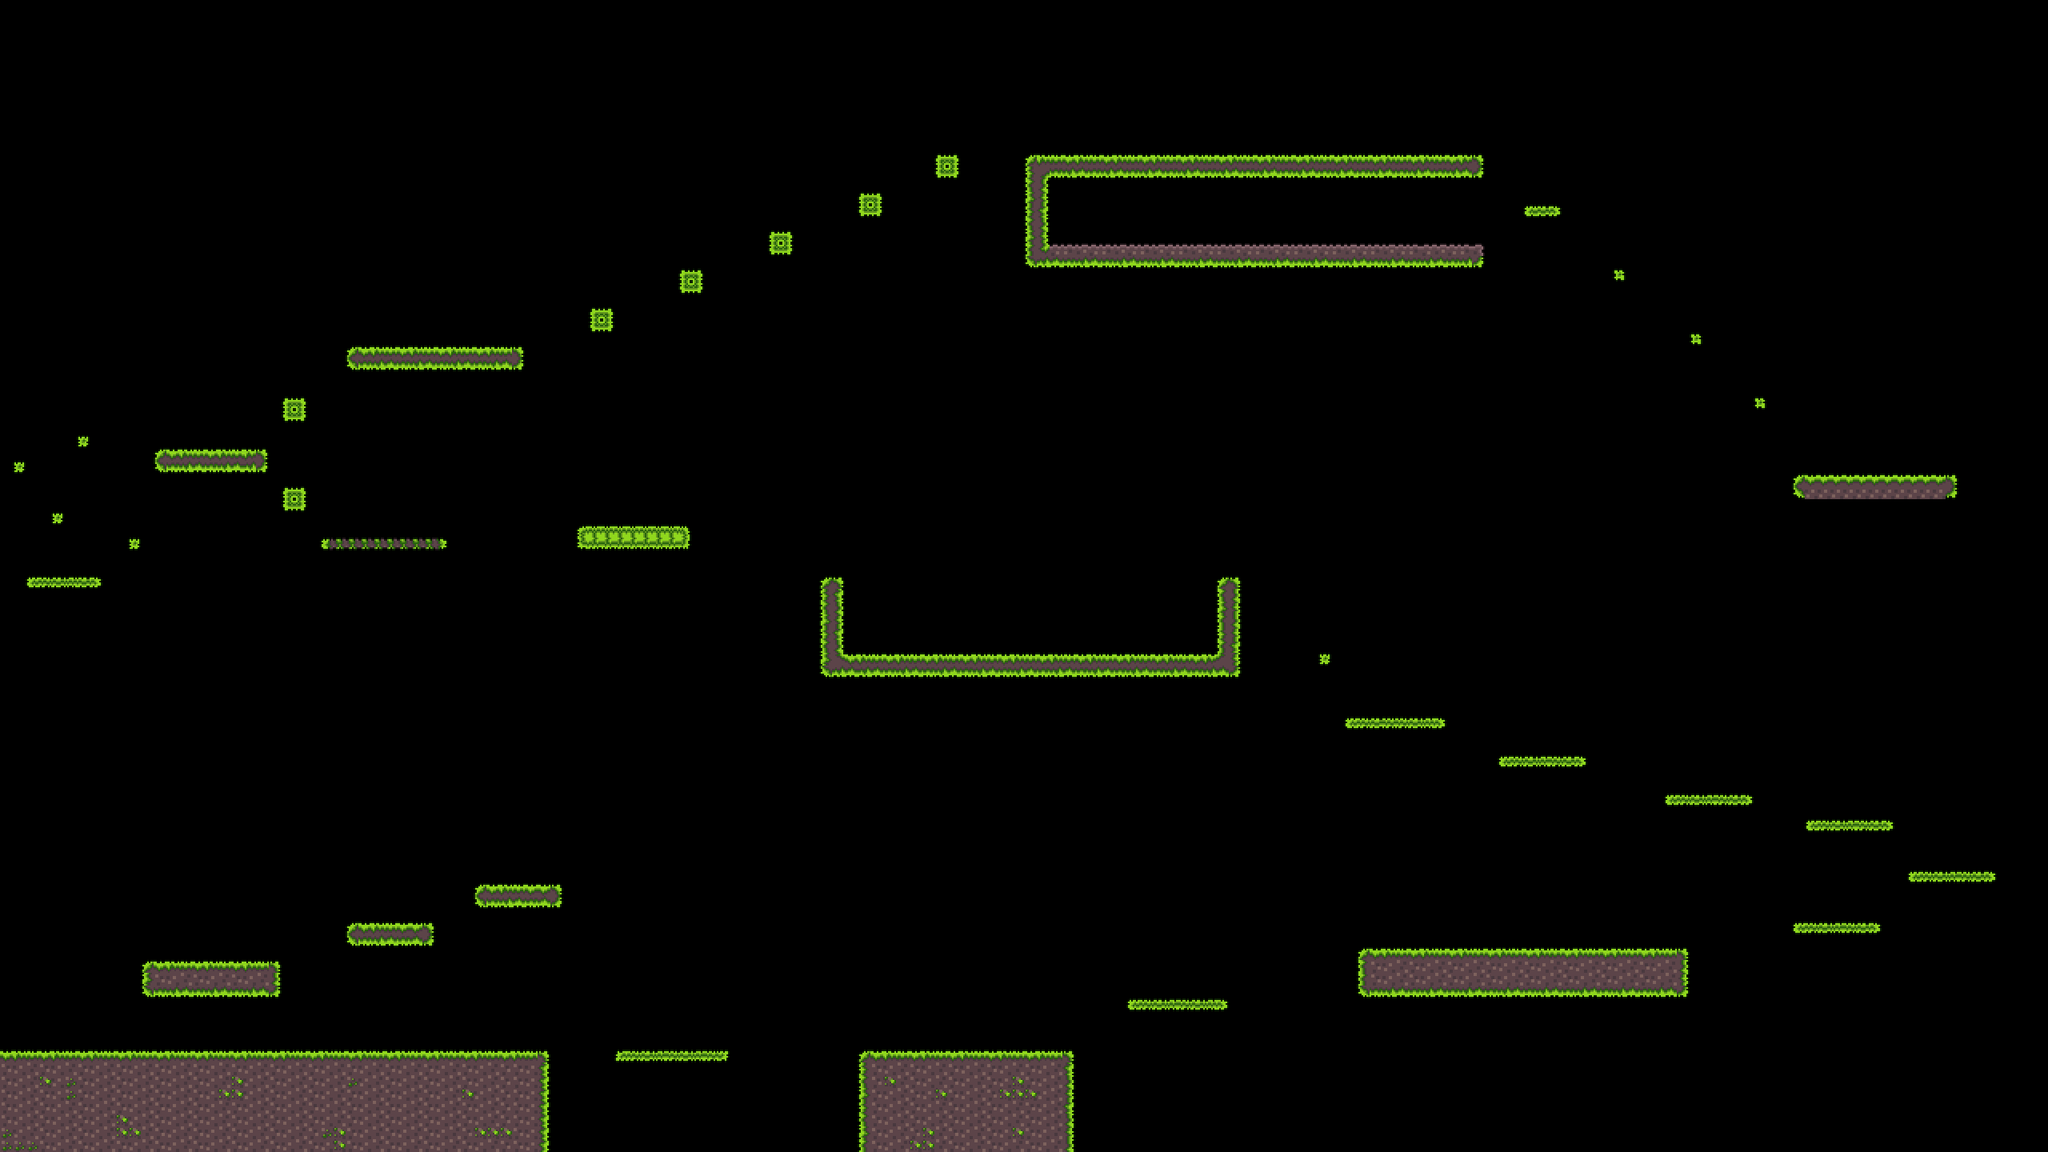

Below is a game level as drawn by its tile map, then a one-line description and the .tmx that defines it (tile-layer data replaced by summaries):
An orthogonal 160x90 tile map with 16x16 px tiles, 1 tile layer (Ground2), 2 tilesets and 43 objects (42x collision, player).

<map version="1.5" tiledversion="1.6.0" orientation="orthogonal" renderorder="right-down" width="160" height="90" tilewidth="16" tileheight="16" infinite="0" nextlayerid="29" nextobjectid="73">
 <editorsettings>
  <export target="Level1.tmx" format="tmx" />
 </editorsettings>
 <tileset firstgid="1" source="Tiles_60.tsx" />
 <tileset firstgid="353" source="Tiles_59.tsx" />
 <layer id="6" name="Ground2" width="160" height="90">
  <data>[14400 cells, 1094 non-empty, 51 distinct tile ids]</data>
 </layer>
 <objectgroup id="28" name="collision" visible="0">
  <object id="22" name="collision" x="176" y="1200" width="176" height="48" />
  <object id="26" name="collision" x="0" y="1312" width="688" height="128" />
  <object id="27" name="collision" x="432" y="1152" width="112" height="32" />
  <object id="28" name="collision" x="592" y="1104" width="112" height="32" />
  <object id="29" name="collision" x="768" y="1312" width="144" height="16" />
  <object id="30" name="collision" x="1072" y="1312" width="272" height="128" />
  <object id="31" name="collision" x="1408" y="1248" width="128" height="16" />
  <object id="32" name="collision" x="1696" y="1184" width="416" height="64" />
  <object id="33" name="collision" x="2240" y="1152" width="112" height="16" />
  <object id="34" name="collision" x="2384" y="1088" width="112" height="16" />
  <object id="35" name="collision" x="2256" y="1024" width="112" height="16" />
  <object id="36" name="collision" x="2080" y="992" width="112" height="16" />
  <object id="37" name="collision" x="1872" y="944" width="112" height="16" />
  <object id="38" name="collision" x="1680" y="896" width="128" height="16" />
  <object id="39" name="collision" x="1648" y="816" width="16" height="16" />
  <object id="40" name="collision" x="1520" y="720" width="32" height="128" />
  <object id="41" name="collision" x="1024" y="720" width="32" height="128" />
  <object id="42" name="collision" x="1056" y="816" width="464" height="32" />
  <object id="43" name="collision" x="720" y="656" width="144" height="32" />
  <object id="44" name="collision" x="400" y="672" width="160" height="16" />
  <object id="45" name="collision" x="192" y="560" width="144" height="32" />
  <object id="46" name="collision" x="352" y="608" width="32" height="32" />
  <object id="47" name="collision" x="32" y="720" width="96" height="16" />
  <object id="48" name="collision" x="160" y="672" width="16" height="16" />
  <object id="49" name="collision" x="64" y="640" width="16" height="16" />
  <object id="50" name="collision" x="16" y="576" width="16" height="16" />
  <object id="51" name="collision" x="96" y="544" width="16" height="16" />
  <object id="52" name="collision" x="352" y="496" width="32" height="32" />
  <object id="53" name="collision" x="432" y="432" width="224" height="32" />
  <object id="54" name="collision" x="736" y="384" width="32" height="32" />
  <object id="55" name="collision" x="848" y="336" width="32" height="32" />
  <object id="56" name="collision" x="960" y="288" width="32" height="32" />
  <object id="57" name="collision" x="1072" y="240" width="32" height="32" />
  <object id="58" name="collision" x="1168" y="192" width="32" height="32" />
  <object id="59" name="collision" x="1280" y="192" width="576" height="32" />
  <object id="60" name="collision" x="1280" y="304" width="576" height="32" />
  <object id="61" name="collision" x="1280" y="224" width="32" height="80" />
  <object id="62" name="collision" x="1904" y="256" width="48" height="16" />
  <object id="66" name="player" x="100" y="1268" width="44" height="44" />
  <object id="69" name="collision" x="2016" y="336" width="16" height="16" />
  <object id="70" name="collision" x="2112" y="416" width="16" height="16" />
  <object id="71" name="collision" x="2192" y="496" width="16" height="16" />
  <object id="72" name="collision" x="2240" y="592" width="208" height="32" />
 </objectgroup>
</map>
